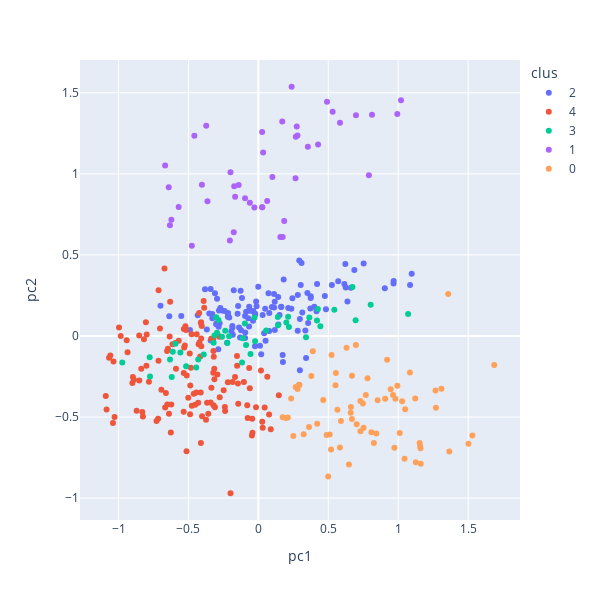

Notebook code cell kept with this figure:
### Code cell
pca_bow = pd.DataFrame({'pc1': proj['pc1'], 'pc2': proj['pc2'], 'tipo': t_data['file'],
                       'clus':cl_pred})

fig = px.scatter(pca_bow, x='pc1', y='pc2', hover_data=['tipo'], color = 'clus')
fig.update_layout(
    autosize=False,
    width=600,
    height=600,
)
fig.show()

### Figure 1 — Plotly figure (JSON) as saved in the notebook; plotly's stock layout.template omitted (floating-point values rounded to 4 significant figures)
{"data": [{"customdata": [["coches_no_1_11.txt"], ["coches_no_1_13.txt"], ["coches_no_1_15.txt"], ["coches_no_1_18.txt"], ["coches_no_1_19.txt"], ["coches_no_1_21.txt"], ["coches_no_1_23.txt"], ["coches_no_1_25.txt"], ["coches_no_1_4.txt"], ["coches_no_1_6.txt"], ["coches_no_1_8.txt"], ["coches_no_2_10.txt"], ["coches_no_2_12.txt"], ["coches_no_2_14.txt"], ["coches_no_2_16.txt"], ["coches_no_2_17.txt"], ["coches_no_2_2.txt"], ["coches_no_2_20.txt"], ["coches_no_2_22.txt"], ["coches_no_2_24.txt"], ["coches_no_2_5.txt"], ["coches_no_2_7.txt"], ["coches_yes_4_1.txt"], ["coches_yes_4_11.txt"], ["coches_yes_4_13.txt"], ["coches_yes_4_14.txt"], ["coches_yes_4_19.txt"], ["coches_yes_4_20.txt"], ["coches_yes_4_22.txt"], ["coches_yes_4_23.txt"], ["coches_yes_4_24.txt"], ["coches_yes_4_3.txt"], ["coches_yes_4_6.txt"], ["coches_yes_4_9.txt"], ["coches_yes_5_12.txt"], ["coches_yes_5_15.txt"], ["coches_yes_5_17.txt"], ["coches_yes_5_2.txt"], ["coches_yes_5_21.txt"], ["coches_yes_5_25.txt"], ["coches_yes_5_4.txt"], ["coches_yes_5_7.txt"], ["coches_yes_5_8.txt"], ["hoteles_no_2_25.txt"], ["hoteles_yes_5_18.txt"], ["hoteles_yes_5_25.txt"], ["libros_no_1_22.txt"], ["moviles_no_1_11.txt"], ["moviles_no_1_19.txt"], ["moviles_no_1_21.txt"], ["moviles_no_1_22.txt"], ["moviles_no_1_25.txt"], ["moviles_no_1_4.txt"], ["moviles_no_1_8.txt"], ["moviles_no_1_9.txt"], ["moviles_no_2_1.txt"], ["moviles_no_2_10.txt"], ["moviles_no_2_12.txt"], ["moviles_no_2_13.txt"], ["moviles_no_2_14.txt"], ["moviles_no_2_16.txt"], ["moviles_no_2_17.txt"], ["moviles_no_2_18.txt"], ["moviles_no_2_20.txt"], ["moviles_no_2_23.txt"], ["moviles_no_2_24.txt"], ["moviles_no_2_3.txt"], ["moviles_no_2_5.txt"], ["moviles_no_2_6.txt"], ["moviles_no_2_7.txt"], ["moviles_yes_4_13.txt"], ["moviles_yes_4_15.txt"], ["moviles_yes_4_17.txt"], ["moviles_yes_4_20.txt"], ["moviles_yes_4_21.txt"], ["moviles_yes_4_22.txt"], ["moviles_yes_4_25.txt"], ["moviles_yes_4_4.txt"], ["moviles_yes_4_5.txt"], ["moviles_yes_4_6.txt"], ["moviles_yes_4_9.txt"], ["moviles_yes_5_12.txt"], ["moviles_yes_5_14.txt"], ["moviles_yes_5_2.txt"], ["moviles_yes_5_23.txt"], ["moviles_yes_5_3.txt"], ["moviles_yes_5_7.txt"], ["moviles_yes_5_8.txt"], ["musica_no_1_4.txt"], ["musica_no_1_8.txt"], ["musica_no_2_16.txt"], ["musica_yes_4_13.txt"], ["musica_yes_5_25.txt"], ["ordenadores_no_1_13.txt"], ["ordenadores_no_1_18.txt"], ["ordenadores_no_1_20.txt"], ["ordenadores_no_1_6.txt"], ["ordenadores_no_1_9.txt"], ["ordenadores_no_2_1.txt"], ["ordenadores_no_2_17.txt"], ["ordenadores_no_2_24.txt"], ["ordenadores_no_2_25.txt"], ["ordenadores_no_2_3.txt"], ["ordenadores_no_2_5.txt"], ["ordenadores_no_2_7.txt"], ["ordenadores_yes_4_1.txt"], ["ordenadores_yes_4_13.txt"], ["ordenadores_yes_4_16.txt"], ["ordenadores_yes_4_18.txt"], ["ordenadores_yes_4_21.txt"], ["ordenadores_yes_5_11.txt"], ["ordenadores_yes_5_14.txt"], ["ordenadores_yes_5_6.txt"], ["ordenadores_yes_5_7.txt"], ["ordenadores_yes_5_9.txt"], ["peliculas_no_1_15.txt"]], "hovertemplate": "clus=2<br>pc1=%{x}<br>pc2=%{y}<br>tipo=%{customdata[0]}<extra></extra>", "legendgroup": "2", "marker": {"color": "#636efa", "symbol": "circle"}, "mode": "markers", "name": "2", "orientation": "v", "showlegend": true, "type": "scatter", "x": [-0.7001, 0.2435, 0.6219, -0.2184, -0.6371, 0.753, -0.2955, -0.3413, -0.01597, 0.1809, 0.2926, -0.01251, 0.3088, 0.5258, -0.1171, 0.1432, -0.0006747, -0.5513, -0.02198, -0.03694, -0.33, -0.08769, -0.284, -0.3107, -0.2235, 0.6863, 0.4198, -0.3512, 0.1634, -0.2081, -0.03694, 0.3142, -0.2414, 0.3745, -0.2773, -0.186, -0.09406, -0.1238, 0.2822, -0.2595, 0.5709, 0.303, -0.06106, -0.2985, 0.1176, -0.06663, 0.05136, -0.3813, 0.6151, 0.2359, 0.6248, -0.095, 0.297, -0.1761, 1.085, -0.272, 1.097, 0.0306, -0.3409, 0.1635, 0.01145, -0.2818, 0.04105, -0.09514, 0.09671, 0.3716, -0.0246, -0.3686, 0.4834, 0.07813, -0.4336, -0.2869, -0.2173, -0.4892, 0.6617, 0.3741, -0.302, 0.9042, 0.3508, 0.1518, -0.1449, 0.3559, 0.1172, -0.1824, 0.4003, 0.9666, 0.4757, 0.6371, 0.336, 0.2969, 0.1757, 0.1738, -0.02426, -0.1271, 0.2135, -0.1309, -0.3295, -0.1486, -0.06555, 0.04881, 0.1122, 0.1415, 0.0727, -0.07266, -0.2169, 0.07762, -0.1379, 0.9675, -0.1932, 0.02002, -0.1858, 0.1128, -0.03862, 0.4158, 0.2817, 0.3411], "xaxis": "x", "y": [0.1861, 0.232, 0.4444, 0.119, 0.1213, 0.4475, 0.2292, 0.2893, 0.2129, 0.348, 0.4654, 0.1827, 0.4495, 0.3144, 0.2338, 0.07073, 0.3038, 0.1228, 0.1371, 0.1519, 0.1357, 0.149, 0.05637, 0.2637, -0.04195, 0.4073, 0.3211, 0.1391, 0.1794, 0.1142, 0.1519, 0.1446, 0.1543, 0.2454, 0.07853, 0.06128, 0.0209, 0.03546, 0.2531, 0.157, 0.3375, 0.3145, 0.1551, 0.07877, 0.03646, 0.05903, -0.02922, 0.2878, 0.3199, 0.1683, 0.2991, -0.01189, 0.1052, 0.2817, 0.3151, 0.1728, 0.3843, 0.1295, -0.02747, 0.1803, -0.0608, 0.1573, 0.0171, 0.1225, 0.1781, 0.1701, 0.1293, 0.03972, 0.1644, 0.1415, 0.1284, -0.0816, 0.1399, 0.03698, 0.2971, 0.2336, 0.07246, 0.2943, 0.2645, 0.1287, 0.1848, 0.08066, 0.2112, 0.007831, 0.1806, 0.3236, 0.2471, 0.212, 0.03336, -0.2107, -0.16, -0.1176, -0.0641, 0.2784, 0.1726, -0.008808, 0.1093, 0.1375, 0.1807, 0.1677, 0.2583, 0.2405, 0.2631, 0.1099, 0.1406, 0.03064, 0.05217, 0.3389, 0.0297, -0.1135, 0.05033, 0.1755, 0.09394, 0.153, 0.03234, -0.1351], "yaxis": "y"}, {"customdata": [["coches_no_1_3.txt"], ["coches_no_2_1.txt"], ["coches_no_2_9.txt"], ["coches_yes_4_16.txt"], ["coches_yes_4_18.txt"], ["coches_yes_5_10.txt"], ["coches_yes_5_5.txt"], ["hoteles_no_2_19.txt"], ["hoteles_yes_4_22.txt"], ["hoteles_yes_5_19.txt"], ["lavadoras_no_1_17.txt"], ["lavadoras_no_1_20.txt"], ["lavadoras_no_1_25.txt"], ["lavadoras_no_2_1.txt"], ["lavadoras_no_2_11.txt"], ["lavadoras_yes_4_25.txt"], ["libros_no_1_1.txt"], ["libros_no_1_11.txt"], ["libros_no_1_12.txt"], ["libros_no_1_16.txt"], ["libros_no_1_18.txt"], ["libros_no_2_10.txt"], ["libros_no_2_13.txt"], ["libros_no_2_23.txt"], ["libros_no_2_25.txt"], ["libros_no_2_6.txt"], ["libros_yes_4_1.txt"], ["libros_yes_4_13.txt"], ["libros_yes_4_22.txt"], ["libros_yes_4_9.txt"], ["libros_yes_5_12.txt"], ["libros_yes_5_16.txt"], ["libros_yes_5_18.txt"], ["libros_yes_5_19.txt"], ["libros_yes_5_21.txt"], ["libros_yes_5_25.txt"], ["libros_yes_5_4.txt"], ["libros_yes_5_5.txt"], ["libros_yes_5_6.txt"], ["libros_yes_5_7.txt"], ["libros_yes_5_8.txt"], ["moviles_no_1_15.txt"], ["moviles_no_1_2.txt"], ["moviles_yes_4_10.txt"], ["moviles_yes_4_11.txt"], ["moviles_yes_4_16.txt"], ["moviles_yes_4_18.txt"], ["moviles_yes_5_19.txt"], ["moviles_yes_5_24.txt"], ["musica_no_1_1.txt"], ["musica_no_1_13.txt"], ["musica_no_1_15.txt"], ["musica_no_1_2.txt"], ["musica_no_1_20.txt"], ["musica_no_1_22.txt"], ["musica_no_1_24.txt"], ["musica_no_1_5.txt"], ["musica_no_1_6.txt"], ["musica_no_2_11.txt"], ["musica_no_2_12.txt"], ["musica_no_2_14.txt"], ["musica_no_2_17.txt"], ["musica_no_2_18.txt"], ["musica_no_2_19.txt"], ["musica_no_2_21.txt"], ["musica_no_2_23.txt"], ["musica_no_2_25.txt"], ["musica_no_2_3.txt"], ["musica_no_2_7.txt"], ["musica_no_2_9.txt"], ["musica_yes_4_1.txt"], ["musica_yes_4_11.txt"], ["musica_yes_4_15.txt"], ["musica_yes_4_18.txt"], ["musica_yes_4_19.txt"], ["musica_yes_4_20.txt"], ["musica_yes_4_22.txt"], ["musica_yes_4_6.txt"], ["musica_yes_4_7.txt"], ["musica_yes_4_9.txt"], ["musica_yes_5_10.txt"], ["musica_yes_5_14.txt"], ["musica_yes_5_16.txt"], ["musica_yes_5_2.txt"], ["musica_yes_5_21.txt"], ["musica_yes_5_23.txt"], ["musica_yes_5_24.txt"], ["musica_yes_5_3.txt"], ["musica_yes_5_4.txt"], ["musica_yes_5_5.txt"], ["ordenadores_no_1_10.txt"], ["ordenadores_no_1_14.txt"], ["ordenadores_no_1_16.txt"], ["ordenadores_no_1_2.txt"], ["ordenadores_no_2_11.txt"], ["ordenadores_no_2_12.txt"], ["ordenadores_no_2_15.txt"], ["ordenadores_no_2_19.txt"], ["ordenadores_no_2_21.txt"], ["ordenadores_no_2_22.txt"], ["ordenadores_no_2_23.txt"], ["ordenadores_no_2_4.txt"], ["ordenadores_no_2_8.txt"], ["ordenadores_yes_4_10.txt"], ["ordenadores_yes_4_12.txt"], ["ordenadores_yes_4_17.txt"], ["ordenadores_yes_4_19.txt"], ["ordenadores_yes_4_20.txt"], ["ordenadores_yes_4_3.txt"], ["ordenadores_yes_4_4.txt"], ["ordenadores_yes_4_8.txt"], ["ordenadores_yes_5_15.txt"], ["ordenadores_yes_5_2.txt"], ["ordenadores_yes_5_22.txt"], ["ordenadores_yes_5_23.txt"], ["ordenadores_yes_5_24.txt"], ["ordenadores_yes_5_25.txt"], ["ordenadores_yes_5_5.txt"], ["peliculas_no_1_1.txt"], ["peliculas_no_1_17.txt"], ["peliculas_no_2_14.txt"], ["peliculas_no_2_8.txt"], ["peliculas_yes_4_19.txt"], ["peliculas_yes_4_24.txt"], ["peliculas_yes_5_11.txt"], ["peliculas_yes_5_15.txt"], ["peliculas_yes_5_17.txt"]], "hovertemplate": "clus=4<br>pc1=%{x}<br>pc2=%{y}<br>tipo=%{customdata[0]}<extra></extra>", "legendgroup": "4", "marker": {"color": "#EF553B", "symbol": "circle"}, "mode": "markers", "name": "4", "orientation": "v", "showlegend": true, "type": "scatter", "x": [-0.8043, -0.9418, -0.8185, -0.4115, -0.4908, -0.9846, -0.6528, -0.7826, -0.2795, -0.7986, -0.6715, -0.7136, -0.3912, -0.3874, -0.6309, -0.5306, -0.3578, -0.6613, -0.3744, -0.8257, 0.03087, -0.06125, -0.2764, 0.06392, -0.04591, -0.5341, -0.4884, -0.1462, 0.04504, -0.152, -0.4761, -0.2481, -0.07635, -0.6393, -0.4438, -0.1843, -0.7168, -0.2182, -0.3666, 0.07668, -0.4027, -0.3375, -0.4273, -0.6465, -1.068, -0.6344, -0.4082, -1.036, -0.533, -0.1529, -0.6936, -0.5013, -0.452, -0.4122, -0.167, -0.5335, -0.5892, -1.091, -0.8708, -0.3226, -0.06554, -0.04215, -1.086, -0.2399, -0.4304, -0.1035, -0.7285, -0.8517, -0.6231, -0.1439, -0.3412, -0.3105, -0.07931, -0.487, -0.4619, -0.3209, 0.1462, -0.8976, -1.029, -0.01689, -0.6666, -0.5123, -1.04, -0.3151, -0.2377, -0.2931, -0.3359, -0.6512, -0.83, -0.6261, -0.2915, -0.3189, -0.8524, -0.4087, -0.4412, -0.5696, -0.8007, -0.7037, -0.4047, -0.9967, -0.3213, -0.7143, -0.4219, -0.5175, -0.5218, -0.5941, -0.9356, -0.8373, -0.4235, -0.4162, -1.059, -0.4831, -0.4774, -0.4095, -0.901, -0.3227, -0.5259, -0.6143, -0.1991, -0.04387, -0.5138, 0.01872, 0.02794, 0.08879, -0.411, -0.8898, -0.3146], "xaxis": "x", "y": [0.0841, -0.02606, -0.0205, 0.07934, -0.1088, -0.0009212, -0.09331, -0.2831, -0.00438, 0.008453, 0.4159, 0.282, 0.2161, 0.1738, 0.2106, -0.07095, -0.4792, -0.3513, -0.5161, -0.4973, -0.5666, -0.323, -0.3773, -0.2511, -0.6132, -0.4674, -0.4825, -0.2934, -0.4419, -0.1835, -0.4305, -0.3348, -0.5059, -0.4798, -0.348, -0.2833, -0.5111, -0.2857, -0.4114, -0.4845, -0.4957, -0.01667, -0.05142, -0.07854, -0.1343, -0.00332, -0.06286, -0.1575, 0.04245, -0.1234, -0.331, -0.3812, -0.4244, -0.3481, -0.2526, -0.229, -0.2018, -0.3695, -0.4615, -0.2276, -0.1971, -0.5972, -0.4531, -0.4388, -0.412, -0.2837, -0.5247, -0.275, -0.4224, -0.4173, -0.4103, -0.4397, -0.4279, -0.3062, -0.3558, -0.4275, -0.3663, -0.2536, -0.5004, -0.4396, -0.4411, -0.2432, -0.5373, -0.2018, -0.4628, -0.2371, -0.319, -0.4219, -0.4691, -0.5959, 0.007832, -0.1279, 0.002467, -0.01538, 0.01053, -0.02998, -0.1842, 0.04631, 0.0612, 0.05253, -0.09257, -0.1522, -0.03989, 0.03665, 0.05999, -0.04398, -0.09971, -0.2018, 0.1423, -0.1266, -0.1201, -0.1956, 0.01121, 0.0852, -0.2894, -0.02206, -0.05912, -0.0513, -0.9701, -0.5105, -0.7107, -0.2136, -0.5297, -0.5758, -0.6599, -0.2703, -0.2677], "yaxis": "y"}, {"customdata": [["hoteles_no_1_1.txt"], ["hoteles_no_1_13.txt"], ["hoteles_no_1_14.txt"], ["hoteles_no_1_18.txt"], ["hoteles_no_1_21.txt"], ["hoteles_no_1_4.txt"], ["hoteles_no_1_5.txt"], ["hoteles_no_1_7.txt"], ["hoteles_no_1_8.txt"], ["hoteles_no_2_10.txt"], ["hoteles_no_2_11.txt"], ["hoteles_no_2_12.txt"], ["hoteles_no_2_15.txt"], ["hoteles_no_2_16.txt"], ["hoteles_no_2_17.txt"], ["hoteles_no_2_2.txt"], ["hoteles_no_2_20.txt"], ["hoteles_no_2_22.txt"], ["hoteles_no_2_23.txt"], ["hoteles_no_2_24.txt"], ["hoteles_no_2_3.txt"], ["hoteles_no_2_6.txt"], ["hoteles_no_2_9.txt"], ["hoteles_yes_4_1.txt"], ["hoteles_yes_4_10.txt"], ["hoteles_yes_4_11.txt"], ["hoteles_yes_4_13.txt"], ["hoteles_yes_4_17.txt"], ["hoteles_yes_4_21.txt"], ["hoteles_yes_4_24.txt"], ["hoteles_yes_4_4.txt"], ["hoteles_yes_4_6.txt"], ["hoteles_yes_4_7.txt"], ["hoteles_yes_4_8.txt"], ["hoteles_yes_4_9.txt"], ["hoteles_yes_5_12.txt"], ["hoteles_yes_5_14.txt"], ["hoteles_yes_5_15.txt"], ["hoteles_yes_5_16.txt"], ["hoteles_yes_5_2.txt"], ["hoteles_yes_5_20.txt"], ["hoteles_yes_5_23.txt"], ["hoteles_yes_5_3.txt"], ["hoteles_yes_5_5.txt"]], "hovertemplate": "clus=3<br>pc1=%{x}<br>pc2=%{y}<br>tipo=%{customdata[0]}<extra></extra>", "legendgroup": "3", "marker": {"color": "#00cc96", "symbol": "circle"}, "mode": "markers", "name": "3", "orientation": "v", "showlegend": true, "type": "scatter", "x": [0.2129, -0.2366, -0.08804, -0.7773, 0.4256, 0.4193, 0.2001, -0.2853, 0.3406, -0.5929, 0.6955, -0.09642, -0.0562, 0.05583, -0.32, -0.2603, -0.3908, -0.4444, -0.5168, 1.071, 0.8032, 0.4435, -0.02355, 0.1392, 0.1406, -0.02777, -0.6317, -0.9733, -0.2091, -0.5579, 0.5432, 0.3643, -0.612, -0.2222, -0.6197, -0.3138, -0.4302, -0.2957, 0.6729, -0.3007, 0.2186, -0.7751, -0.1117, -0.1169], "xaxis": "x", "y": [0.1189, 0.03253, -0.05507, -0.131, 0.1657, 0.09483, 0.0829, 0.09877, -0.008481, -0.04734, 0.09634, 0.0769, -0.1118, 0.0338, -0.04206, -0.004372, -0.1138, -0.1952, -0.1868, 0.1359, 0.1932, 0.06033, -0.03285, 0.1174, 0.06678, 0.114, -0.1456, -0.163, -0.002043, -0.1021, 0.1611, 0.1144, -0.09758, -0.04275, -0.2527, 0.003437, -0.145, 0.02022, 0.3023, 0.1156, 0.05463, -0.2497, -0.01431, -0.1629], "yaxis": "y"}, {"customdata": [["lavadoras_no_1_10.txt"], ["lavadoras_no_1_12.txt"], ["lavadoras_no_1_13.txt"], ["lavadoras_no_1_15.txt"], ["lavadoras_no_1_16.txt"], ["lavadoras_no_1_18.txt"], ["lavadoras_no_1_19.txt"], ["lavadoras_no_1_21.txt"], ["lavadoras_no_1_22.txt"], ["lavadoras_no_1_23.txt"], ["lavadoras_no_1_24.txt"], ["lavadoras_no_1_3.txt"], ["lavadoras_no_1_4.txt"], ["lavadoras_no_1_5.txt"], ["lavadoras_no_1_7.txt"], ["lavadoras_no_1_9.txt"], ["lavadoras_no_2_14.txt"], ["lavadoras_no_2_2.txt"], ["lavadoras_no_2_6.txt"], ["lavadoras_no_2_8.txt"], ["lavadoras_yes_4_11.txt"], ["lavadoras_yes_4_13.txt"], ["lavadoras_yes_4_15.txt"], ["lavadoras_yes_4_19.txt"], ["lavadoras_yes_4_2.txt"], ["lavadoras_yes_4_21.txt"], ["lavadoras_yes_4_5.txt"], ["lavadoras_yes_4_6.txt"], ["lavadoras_yes_4_8.txt"], ["lavadoras_yes_4_9.txt"], ["lavadoras_yes_5_1.txt"], ["lavadoras_yes_5_10.txt"], ["lavadoras_yes_5_12.txt"], ["lavadoras_yes_5_14.txt"], ["lavadoras_yes_5_16.txt"], ["lavadoras_yes_5_17.txt"], ["lavadoras_yes_5_18.txt"], ["lavadoras_yes_5_20.txt"], ["lavadoras_yes_5_22.txt"], ["lavadoras_yes_5_23.txt"], ["lavadoras_yes_5_24.txt"], ["lavadoras_yes_5_3.txt"], ["lavadoras_yes_5_4.txt"], ["lavadoras_yes_5_7.txt"]], "hovertemplate": "clus=1<br>pc1=%{x}<br>pc2=%{y}<br>tipo=%{customdata[0]}<extra></extra>", "legendgroup": "1", "marker": {"color": "#ab63fa", "symbol": "circle"}, "mode": "markers", "name": "1", "orientation": "v", "showlegend": true, "type": "scatter", "x": [-0.1727, 0.1574, 0.174, 0.03383, 0.2797, 0.02633, 0.06324, -0.4758, -0.6324, -0.02842, 0.1848, 0.5314, 0.354, -0.4578, -0.166, 0.02694, 0.1003, 0.7904, -0.1759, -0.6411, -0.6668, -0.2036, 0.8124, 0.9936, 0.2676, -0.4038, 0.6981, 0.2657, -0.622, 0.02824, -0.1408, -0.09515, -0.06088, 1.02, 0.1709, -0.3639, -0.3732, 0.5839, 0.2743, -0.1995, 0.4909, 0.4271, -0.5701, 0.2379], "xaxis": "x", "y": [0.924, 0.6107, 0.6098, 1.132, 1.236, 0.7947, 0.8328, 0.5558, 0.6836, 0.7921, 0.7086, 1.382, 1.167, 1.234, 0.8586, 1.258, 0.9807, 0.9915, 0.6394, 0.9166, 1.051, 0.5894, 1.365, 1.368, 1.228, 0.9325, 1.361, 0.9723, 0.7175, 0.7933, 0.9306, 0.8489, 0.8211, 1.453, 1.322, 0.8313, 1.297, 1.315, 1.292, 1.01, 1.444, 1.182, 0.795, 1.537], "yaxis": "y"}, {"customdata": [["libros_no_1_14.txt"], ["libros_no_1_15.txt"], ["libros_no_1_4.txt"], ["libros_no_1_8.txt"], ["libros_no_1_9.txt"], ["libros_no_2_17.txt"], ["libros_no_2_19.txt"], ["libros_no_2_2.txt"], ["libros_no_2_20.txt"], ["libros_no_2_21.txt"], ["libros_no_2_24.txt"], ["libros_no_2_3.txt"], ["libros_no_2_5.txt"], ["libros_no_2_7.txt"], ["libros_yes_4_11.txt"], ["libros_yes_4_14.txt"], ["libros_yes_4_17.txt"], ["libros_yes_4_20.txt"], ["libros_yes_4_23.txt"], ["libros_yes_4_24.txt"], ["libros_yes_4_3.txt"], ["libros_yes_5_10.txt"], ["libros_yes_5_15.txt"], ["libros_yes_5_2.txt"], ["moviles_yes_4_1.txt"], ["musica_no_2_10.txt"], ["musica_yes_4_17.txt"], ["musica_yes_5_12.txt"], ["musica_yes_5_8.txt"], ["peliculas_no_1_11.txt"], ["peliculas_no_1_18.txt"], ["peliculas_no_1_21.txt"], ["peliculas_no_1_23.txt"], ["peliculas_no_1_3.txt"], ["peliculas_no_1_5.txt"], ["peliculas_no_1_7.txt"], ["peliculas_no_1_9.txt"], ["peliculas_no_2_10.txt"], ["peliculas_no_2_12.txt"], ["peliculas_no_2_13.txt"], ["peliculas_no_2_16.txt"], ["peliculas_no_2_19.txt"], ["peliculas_no_2_2.txt"], ["peliculas_no_2_20.txt"], ["peliculas_no_2_22.txt"], ["peliculas_no_2_24.txt"], ["peliculas_no_2_25.txt"], ["peliculas_no_2_4.txt"], ["peliculas_no_2_6.txt"], ["peliculas_yes_4_10.txt"], ["peliculas_yes_4_12.txt"], ["peliculas_yes_4_14.txt"], ["peliculas_yes_4_16.txt"], ["peliculas_yes_4_18.txt"], ["peliculas_yes_4_2.txt"], ["peliculas_yes_4_21.txt"], ["peliculas_yes_4_25.txt"], ["peliculas_yes_4_3.txt"], ["peliculas_yes_4_6.txt"], ["peliculas_yes_4_8.txt"], ["peliculas_yes_5_1.txt"], ["peliculas_yes_5_13.txt"], ["peliculas_yes_5_20.txt"], ["peliculas_yes_5_22.txt"], ["peliculas_yes_5_23.txt"], ["peliculas_yes_5_4.txt"], ["peliculas_yes_5_5.txt"], ["peliculas_yes_5_7.txt"], ["peliculas_yes_5_9.txt"]], "hovertemplate": "clus=0<br>pc1=%{x}<br>pc2=%{y}<br>tipo=%{customdata[0]}<extra></extra>", "legendgroup": "0", "marker": {"color": "#FFA15A", "symbol": "circle"}, "mode": "markers", "name": "0", "orientation": "v", "showlegend": true, "type": "scatter", "x": [0.5514, 1.687, 0.9801, 1.267, 0.7682, 0.9463, 1.309, 0.6698, 0.5236, 0.3893, 0.9943, 0.2107, 1.084, 0.6305, 1.122, 0.9207, 0.8529, 1.27, 0.4638, 0.5654, 0.51, 0.7805, 0.9067, 0.5544, 1.358, 0.2939, 0.1736, 0.6618, 0.2802, 0.7298, 0.7031, 0.7526, 0.8434, 1.046, 0.6605, 0.9626, 1.157, 0.6975, 0.5904, 0.4993, 1.011, 0.5831, 0.2342, 1.154, 0.4207, 0.6476, 1.531, 0.3785, 0.324, 0.7476, 0.973, 1.028, 0.2499, 0.8263, 1.365, 0.1959, 1.126, 1.162, 1.502, 1.05, 0.3623, 0.7294, 0.4879, 0.2669, 0.6691, 0.8082, 0.5198, 1.16, 0.2903], "xaxis": "x", "y": [-0.3038, -0.1791, -0.3868, -0.3356, -0.3643, -0.3291, -0.3251, -0.245, -0.1181, -0.09414, -0.3073, -0.5027, -0.2249, -0.07239, -0.3856, -0.1461, -0.3971, -0.4433, -0.3956, -0.4547, -0.6075, -0.2607, -0.3867, -0.2286, 0.2584, -0.303, -0.501, -0.4384, -0.3272, -0.5878, -0.5447, -0.5656, -0.6022, -0.7576, -0.4734, -0.3636, -0.6793, -0.056, -0.5247, -0.8668, -0.5986, -0.6886, -0.386, -0.6605, -0.5409, -0.7935, -0.6145, -0.2469, -0.6061, -0.4169, -0.6893, -0.4021, -0.6172, -0.6603, -0.7119, -0.5067, -0.7786, -0.7876, -0.6643, -0.4521, -0.5616, -0.401, -0.6114, -0.3153, -0.5123, -0.5941, -0.6996, -0.6932, -0.3011], "yaxis": "y"}], "layout": {"autosize": false, "height": 600, "legend": {"title": {"text": "clus"}, "tracegroupgap": 0}, "margin": {"t": 60}, "width": 600, "xaxis": {"anchor": "y", "domain": [0, 1], "title": {"text": "pc1"}}, "yaxis": {"anchor": "x", "domain": [0, 1], "title": {"text": "pc2"}}}}
